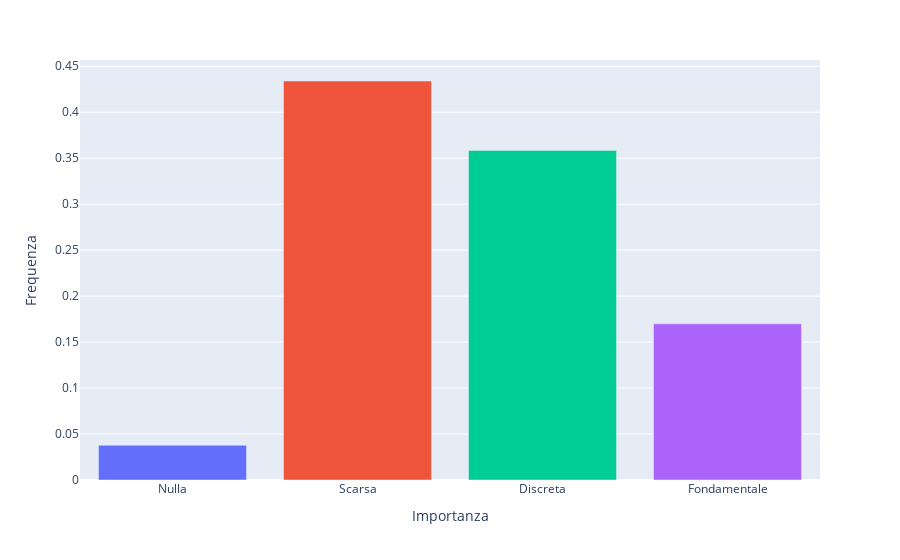

Notebook source saved alongside this figure:
### Code cell
# Importanza della lettura
df_reading = get_freq(df, 'Importanza')

# Sort based on Likert scale
df_reading = df_reading.reindex([2,3,0,1])

# Relative freq
df_reading = to_relative_freq(df_reading)

bar_reading = px.bar(df_reading, x='Importanza', y='f', color='Importanza', labels={'Importanza': 'Importanza della lettura', 'f': 'Frequenza'})

bar_reading.update_layout(
    showlegend=False
)

bar_reading.show()

save_plot(bar_reading, 'bar_reading')

### Figure 1 — Plotly figure (JSON) as saved in the notebook; plotly's stock layout.template omitted (floating-point values rounded to 4 significant figures)
{"data": [{"alignmentgroup": "True", "hovertemplate": "Importanza=%{x}<br>Frequenza=%{y}<extra></extra>", "legendgroup": "Nulla", "marker": {"color": "#636efa"}, "name": "Nulla", "offsetgroup": "Nulla", "orientation": "v", "showlegend": true, "textposition": "auto", "type": "bar", "x": ["Nulla"], "xaxis": "x", "y": [0.03774], "yaxis": "y"}, {"alignmentgroup": "True", "hovertemplate": "Importanza=%{x}<br>Frequenza=%{y}<extra></extra>", "legendgroup": "Scarsa", "marker": {"color": "#EF553B"}, "name": "Scarsa", "offsetgroup": "Scarsa", "orientation": "v", "showlegend": true, "textposition": "auto", "type": "bar", "x": ["Scarsa"], "xaxis": "x", "y": [0.434], "yaxis": "y"}, {"alignmentgroup": "True", "hovertemplate": "Importanza=%{x}<br>Frequenza=%{y}<extra></extra>", "legendgroup": "Discreta", "marker": {"color": "#00cc96"}, "name": "Discreta", "offsetgroup": "Discreta", "orientation": "v", "showlegend": true, "textposition": "auto", "type": "bar", "x": ["Discreta"], "xaxis": "x", "y": [0.3585], "yaxis": "y"}, {"alignmentgroup": "True", "hovertemplate": "Importanza=%{x}<br>Frequenza=%{y}<extra></extra>", "legendgroup": "Fondamentale", "marker": {"color": "#ab63fa"}, "name": "Fondamentale", "offsetgroup": "Fondamentale", "orientation": "v", "showlegend": true, "textposition": "auto", "type": "bar", "x": ["Fondamentale"], "xaxis": "x", "y": [0.1698], "yaxis": "y"}], "layout": {"barmode": "relative", "legend": {"title": {"text": "Importanza"}, "tracegroupgap": 0}, "margin": {"t": 60}, "showlegend": false, "xaxis": {"anchor": "y", "categoryarray": ["Nulla", "Scarsa", "Discreta", "Fondamentale"], "categoryorder": "array", "domain": [0, 1], "title": {"text": "Importanza"}}, "yaxis": {"anchor": "x", "domain": [0, 1], "title": {"text": "Frequenza"}}}}
